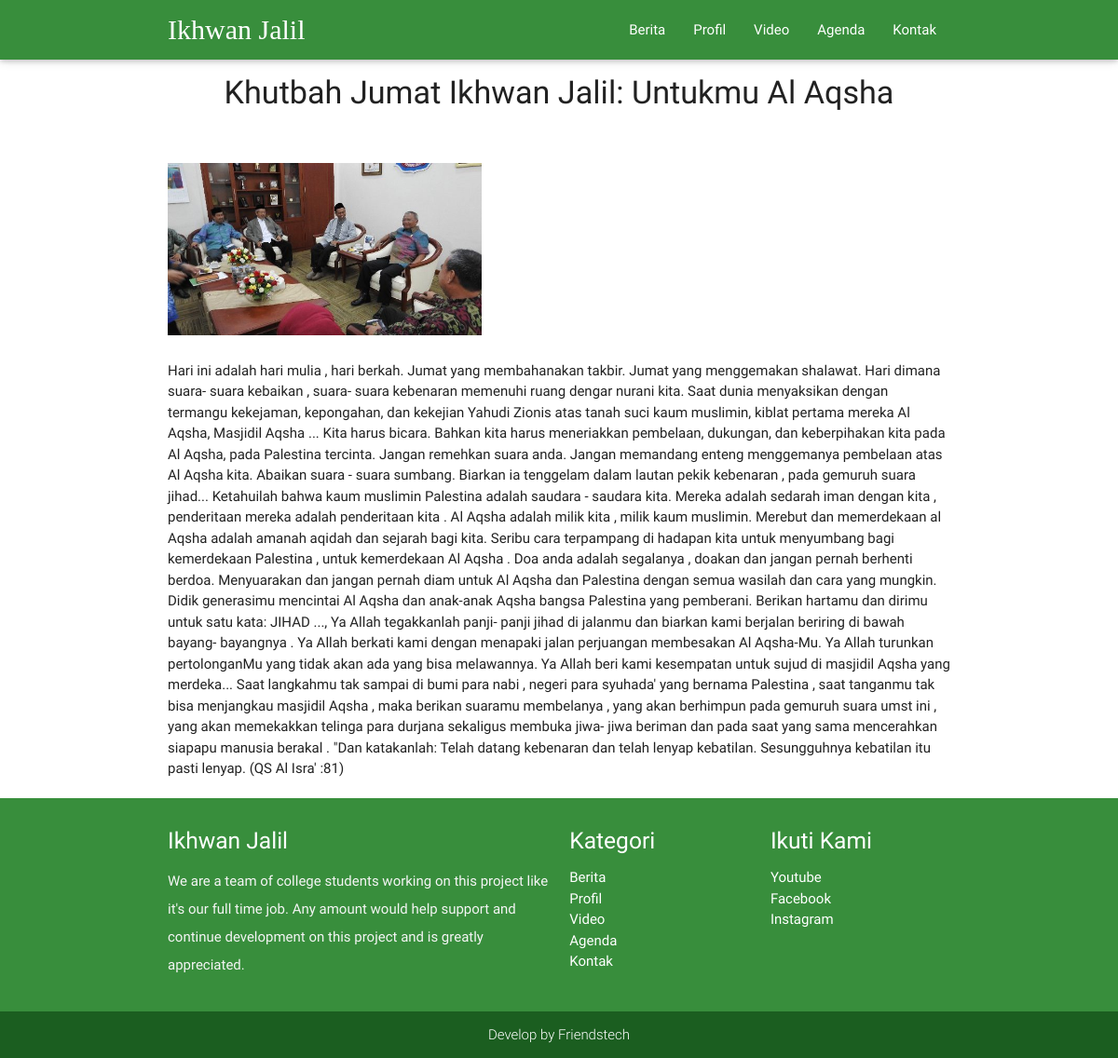
/berita/kontenberita/9, run on the app's committed database.
### tables this page shows
CREATE TABLE IF NOT EXISTS `tb_berita` (
`id_berita` int(3) NOT NULL,
  `judul_berita` varchar(60) NOT NULL,
  `deskripsi` text NOT NULL,
  `foto_berita` varchar(255) NOT NULL,
  `tanggal_update` datetime NOT NULL,
  `tanggal_post` datetime NOT NULL
);

### application/libraries/Template.php (called while the page is built)
<?php if ( ! defined('BASEPATH')) exit('No direct script access allowed');
class Template {
		var $template_data = array();
		function set($name, $value)
		{
			$this->template_data[$name] = $value;
		}
		function load($template = '', $view = '' , $view_data = array(), $return = FALSE)
		{
			$this->CI =& get_instance();
			$this->set('contents', $this->CI->load->view($view, $view_data, TRUE));
			return $this->CI->load->view($template, $this->template_data, $return);
		}
}

### application/controllers/Berita.php (called while the page is built, shortened)
<?php
class Berita extends CI_Controller {
	public function kontenberita($id_berita)
	{
		$data['berita'] = $this->Mberitaf->get_kontenBerita($id_berita);
		$this->template->load('template/frontend','kontenberita',$data);
	}
}

### index.php (called while the page is built, shortened)
<?php
require_once BASEPATH.'core/CodeIgniter.php';

### application/models/Mberitaf.php (called while the page is built, shortened)
<?php
class Mberitaf extends CI_Model {
	function get_kontenBerita($id_berita){
		return $this->db->get_where('tb_berita',array('id_berita'=>$id_berita))->row_array();
	}
}

### application/views/kontenberita.php (the view, shortened to what this page needs)
<div class="container">
      <div class="row">
        <div class="col s12">
          <h4 class="center"><?= $berita['judul_berita'];?></h4>
        </div>
      </div>
    <div class="row center">
      <div class="col s5">
        <br><img class="responsive-img" src="<?=base_url('assets/gambar/berita/'.$berita['foto_berita']);?>">
      </div>
    </div>
      <div class="row">
      <div class="col s12">
      <?= $berita['deskripsi'];?>
      </div>
  </div>
</div>

### application/third_party/MX/Loader.php (shortened to what this page needs)
<?php (defined('BASEPATH')) OR exit('No direct script access allowed');
class MX_Loader extends CI_Loader
{
	public $_ci_cached_vars = array();
	public function view($view, $vars = array(), $return = FALSE)
	{
		if (method_exists($this, '_ci_object_to_array')){
			return $this->_ci_load(array('_ci_view' => $view, '_ci_vars' => $this->_ci_object_to_array($vars), '_ci_return' => $return));
		} else {
			return $this->_ci_load(array('_ci_view' => $view, '_ci_vars' => $this->_ci_prepare_view_vars($vars), '_ci_return' => $return));
		}
	}
	public function _ci_load($_ci_data)
	{
		extract($_ci_data);
		if (isset($_ci_view))
		{
			$_ci_path = '';
			$_ci_file = (pathinfo($_ci_view, PATHINFO_EXTENSION)) ? $_ci_view : $_ci_view.EXT;
			foreach ($this->_ci_view_paths as $path => $cascade)
			{
				if (file_exists($view = $path.$_ci_file))
				{
					$_ci_path = $view;
					break;
				}
			}
		}
		elseif (isset($_ci_path))
		{
			$_ci_file = basename($_ci_path);
			if( ! file_exists($_ci_path)) $_ci_path = '';
		}
		if (isset($_ci_vars))
			$this->_ci_cached_vars = array_merge($this->_ci_cached_vars, (array) $_ci_vars);
		extract($this->_ci_cached_vars);
		if ((bool) @ini_get('short_open_tag') === FALSE && CI::$APP->config->item('rewrite_short_tags') == TRUE)
		{
			echo eval('?>'.preg_replace("/;*\s*\?>/", "; ?>", str_replace('<?=', '<?php echo ', file_get_contents($_ci_path))));
		}
		else
		{
			include($_ci_path);
		}
		if ($_ci_return == TRUE) return ob_get_clean();
	}
}

### application/views/template/frontend.php (shortened to what this page needs)
<!DOCTYPE html>
<html lang="en">
<head>
  <link href="<?=base_url('assets/frontend/css/materialize.css');?>" rel="stylesheet">
  <link href="<?=base_url('assets/frontend/css/style.css');?>" rel="stylesheet">
  <link href="<?=base_url('assets/frontend/font/font.css');?>" rel="stylesheet">
</head>
<body>
  <div class="navbar-fixed">
	  <nav class="green darken-2" role="navigation">
	    <div class="nav-wrapper container">
	      <a id="logo-container" href="<?=base_url('home');?>" class="brand-logo" ><div class="logo mukadimah">Ikhwan Jalil</div></a>
	      <ul class="right hide-on-med-and-down">
	        <li><a class="white-text" href="<?=base_url('berita');?>">Berita</a></li>
	        <li><a class="white-text" href="<?=base_url('profil');?>">Profil</a></li>
	        <li><a class="white-text" href="<?=base_url('video');?>">Video</a></li>
	        <li><a class="white-text" href="<?=base_url('agenda');?>">Agenda</a></li>
	        <li><a class="white-text" href="<?=base_url('kontak');?>">Kontak</a></li>
	      </ul>
	    </div>
	  </nav>
	</div>
	<?php echo $contents;?>
	<footer class="page-footer green darken-2">
    <div class="container">
      <div class="row">
        <div class="col l6 s12">
          <h5 class="white-text"><a class="white-text" href="<?=base_url('home');?>">Ikhwan Jalil</a></h5>
          <p class="grey-text text-lighten-4">We are a team of college students working on this project like it's our full time job. Any amount would help support and continue development on this project and is greatly appreciated.</p>
        </div>
        <div class="col l3 s12">
          <h5 class="white-text">Kategori</h5>
          <ul>
            <li><a class="white-text" href="<?=base_url('berita');?>">Berita</a></li>
            <li><a class="white-text" href="<?=base_url('profil');?>">Profil</a></li>
            <li><a class="white-text" href="<?=base_url('video');?>">Video</a></li>
            <li><a class="white-text" href="<?=base_url('agenda');?>">Agenda</a></li>
            <li><a class="white-text" href="<?=base_url('kontak');?>">Kontak</a></li>
          </ul>
        </div>
        <div class="col l3 s12">
          <h5 class="white-text">Ikuti Kami</h5>
          <ul>
            <li><a class="white-text" href="https://www.youtube.com/channel/UCgaBMtmreqihgV3f2Uxsv-g">Youtube</a></li>
            <li><a class="white-text" href="https://www.facebook.com/muhammadikhwan.jalil.33">Facebook</a></li>
            <li><a class="white-text" href="https://www.instagram.com/ikhwan_jalil/">Instagram</a></li>
          </ul>
        </div>
      </div>
    </div>
    <div class="footer-copyright">
      <div class="container">
        <center>Develop by Friendstech</center>
      </div>
    </div>
  </footer>
  </body>
</html>

### assets/frontend/css/style.css (style rules this page uses)
nav ul a, nav .brand-logo { color: #444; }
p { line-height: 2rem; }
footer.page-footer { margin: 0; }
.logo { font-size: 30px; color: #ffffff; }

### data on the page
tb_berita: judul_berita "Khutbah Jumat Ikhwan Jalil: Untukmu Al Aqsha", foto_berita (picture), deskripsi "Hari ini adalah hari mulia , hari berkah. Jumat yang membahanakan takbir. Jumat yang menggemakan shalawat. Hari dimana suara- suara kebaikan , suara- suara kebenaran memenuhi ruang dengar nurani kita. Saat dunia menyaksikan dengan termangu kekejaman, kepongahan, dan kekejian Yahudi Zionis atas tanah suci kaum muslimin, kiblat pertama mereka Al Aqsha, Masjidil Aqsha ... Kita harus bicara. Bahkan kita harus meneriakkan pembelaan, dukungan, dan keberpihakan kita pada Al Aqsha, pada Palestina tercinta. Jangan remehkan suara anda. Jangan memandang enteng menggemanya pembelaan atas Al Aqsha kita. Abaikan suara - suara sumbang. Biarkan ia tenggelam dalam lautan pekik kebenaran , pada gemuruh suara…"
